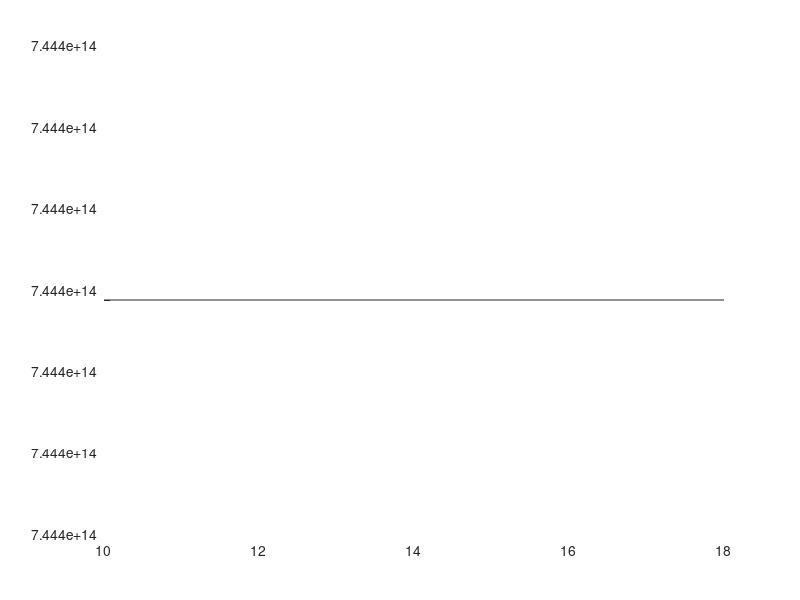

The MATLAB script that drew this image: (Note: this script raises an error after producing the figure.)
%Analysis of 5^3D states
g_state = '2_3P_2_2';
% ITC 1         ITC 2
data ={744396158380000,744396180286000,'5_3D_3_1'
           744396191764000,744396205362000,'5_3D_2_1'
           744396220906000,744396225174000,'5_3D_2_2'
           744396235218000,744396225174000,'5_3D_3_3'
           744396448622000,744396473900000,'5_3D_1_1'};
B= [17.86,10.5];%the three stages
figure(404);
clf
B_plot = B.*ones(size(data,1),2);
for ii =1:size(data,1)
    hold on
    plot(B_plot(ii,:),cell2mat(data(ii,1:2)))

    
e_state = '5_3D_3_1';
g_state = data{ii,3};
f_measure = cell2mat(data(ii,1:2));
lines = zeeman_state2state(B,g_state,e_state,const);
f_adj = f_measure+lines.df;
f_0 = nanmean(f_adj);
f_mdl = fitlm(B,f_measure);
end
xlabel('Magnetic field strength (G)')
ylabel('Frequency (Hz)')